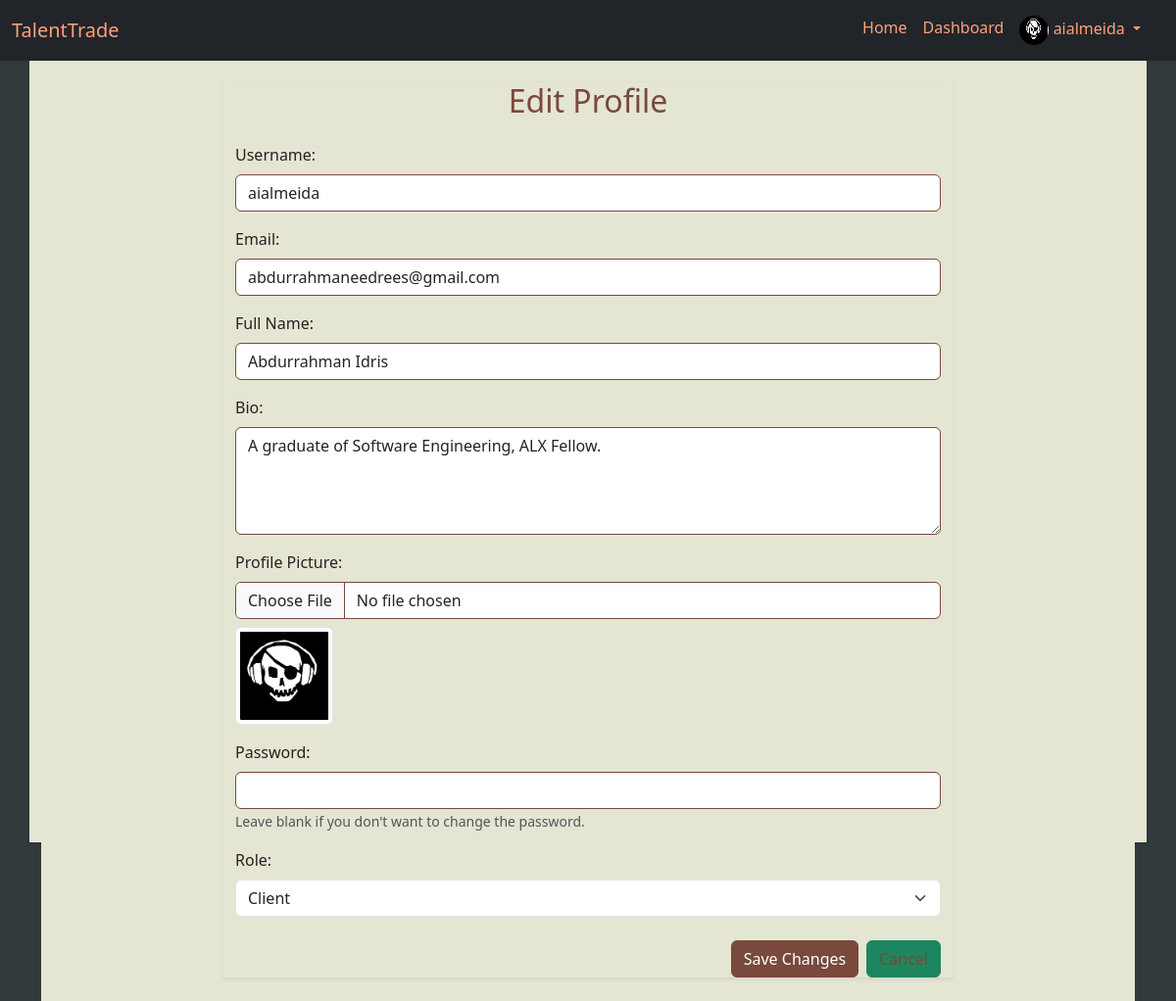
The app's page /user/edit_profile (signed in) with its own data.
### app/models/user.py (models this page shows, shortened)
class User(UserMixin, db.Model):
    __tablename__ = 'users'
    id: Mapped[int] = mapped_column(Integer, primary_key=True)
    username: Mapped[str] = mapped_column(String(80), unique=True, nullable=False)
    email: Mapped[str] = mapped_column(String(120), unique=True, nullable=False)
    password_hash: Mapped[str] = mapped_column(String(128), nullable=False)
    full_name: Mapped[str] = mapped_column(String(120))
    role: Mapped[str] = mapped_column(String(50))  # 'freelancer', 'client', 'admin'
    bio: Mapped[str] = mapped_column(Text)
    profile_picture: Mapped[str] = mapped_column(String(200), default='default.png')
    created_at: Mapped[datetime] = mapped_column(DateTime, default=datetime.now())
    updated_at: Mapped[datetime] = mapped_column(DateTime, default=datetime.now(), onupdate=datetime.now())
    posted_jobs = relationship('Job', foreign_keys='Job.client_id', back_populates='client')
    freelancer_jobs = relationship('Job', foreign_keys='Job.freelancer_id', back_populates='freelancer')
    reviews_given = relationship('Review', foreign_keys='Review.client_id', back_populates='client')
    reviews_received = relationship('Review', foreign_keys='Review.freelancer_id', back_populates='freelancer')
    payments_made = relationship('Payment', foreign_keys='Payment.client_id', back_populates='client')
    payments_received = relationship('Payment', foreign_keys='Payment.freelancer_id', back_populates='freelancer')
    applications = relationship('Application', foreign_keys='Application.freelancer_id', back_populates='freelancer')
    messages_sent = relationship('Message', foreign_keys='Message.sender_id', back_populates='sender')
    messages_received = relationship('Message', foreign_keys='Message.recipient_id', back_populates='recipient')

### app/routes/user.py (the view, shortened to what this page needs)
@user_bp.route('/edit_profile', methods=['GET', 'POST'])
@login_required
def edit_profile():
    user_id = current_user.id
    user = current_user
    if user is None:
        flash('User does not exist', 'error')
        return redirect(url_for('user.profile', user_id=user_id))
    if request.method == 'GET':
        return render_template('user/edit_profile.html', user=user)

### app/templates/user/edit_profile.html (shortened to what this page needs)
{% extends 'base.html' %}
{% block content %}
<div class="container mt-5">
    <div class="row justify-content-center">
        <div class="col-lg-8 shadow-sm mb-4 mt-4">
            <h2 class="mb-4 text-center">Edit Profile</h2>
            <form method="POST" action="{{ url_for('user.edit_profile') }}" enctype="multipart/form-data">
                <div class="mb-3">
                    <label for="username" class="form-label">Username:</label>
                    <input type="text" class="form-control" name="username" id="username" value="{{ user.username }}" readonly required>
                </div>
                <div class="mb-3">
                    <label for="email" class="form-label">Email:</label>
                    <input type="email" class="form-control" name="email" id="email" value="{{ user.email }}" readonly required>
                </div>
                <div class="mb-3">
                    <label for="full_name" class="form-label">Full Name:</label>
                    <input type="text" class="form-control" name="full_name" id="full_name" value="{{ user.full_name }}" required>
                </div>
                <div class="mb-3">
                    <label for="bio" class="form-label">Bio:</label>
                    <textarea name="bio" class="form-control" id="bio" rows="4">{{ user.bio }}</textarea>
                </div>
                <div class="mb-3">
                    <label for="profile_picture" class="form-label">Profile Picture:</label>
                    <input type="file" class="form-control" name="profile_picture" id="profile_picture">
                    {% if user.profile_picture %}
                        <img src="{{ url_for('static', filename='images/profile_pics/' + user.profile_picture) }}"
                             alt="{{ user.username }}"
                             class="img-thumbnail mt-2"
                             style="width: 100px; height: 100px; object-fit: cover;">
                    {% endif %}
                </div>
                <div class="mb-3">
                    <label for="password" class="form-label">Password:</label>
                    <input type="password" class="form-control" name="password" id="password">
                    <small class="form-text text-muted">Leave blank if you don't want to change the password.</small>
                </div>
                <div class="mb-4">
                    <label for="role" class="form-label">Role:</label>
                    <select name="role" id="role" class="form-select" readonly required>
                        <option value="client" {% if user.role == 'client' %}selected{% endif %}>Client</option>
                    </select>
                </div>
                <div class="d-flex justify-content-end">
                    <button type="submit" class="btn btn-primary me-2">Save Changes</button>
                    <a href="{{ url_for('user.profile') }}" class="btn btn-secondary">Cancel</a>
                </div>
            </form>
        </div>
    </div>
</div>
{% endblock %}

### app/templates/base.html (shortened to what this page needs)
<!DOCTYPE html>
<html lang="en">
<head>
    <link href="https://cdn.jsdelivr.net/npm/bootstrap@5.3.3/dist/css/bootstrap.min.css" rel="stylesheet">
    <link rel="stylesheet" href="{{ url_for('static', filename='css/main.css') }}">
</head>
<body>
    <header>
        <nav class="navbar navbar-expand-lg navbar-dark bg-dark fixed-top">
            <div class="container-fluid">
                <a class="navbar-brand" href="{{ url_for('main.landing') }}">TalentTrade</a>
                <div class="collapse navbar-collapse" id="navbarNav">
                    <ul class="navbar-nav ms-auto">
                        <li class="nav-item">
                            <a class="nav-link" href="{{ url_for('main.landing') }}">Home</a>
                        </li>
                        {% if current_user.is_authenticated %}
                            <li class="nav-item">
                                <a class="nav-link" href="{{ url_for('main.dashboard') }}">Dashboard</a>
                            </li>
                            <li class="nav-item dropdown">
                                <a class="nav-link dropdown-toggle" href="#" id="profileDropdown" role="button" data-bs-toggle="dropdown" aria-expanded="false">
                                    <img src="{{ url_for('static', filename='images/profile_pics/' + current_user.profile_picture) }}" alt="Profile Picture" class="rounded-circle" width="30" height="30">
                                    {{ current_user.username }}
                                </a>
                            </li>
                            <li class="nav-item">
                              <a class="nav-link position-relative" href="{{ url_for('message.inbox') }}">
                                  {% set unread_message_count = unread_message_count or 0 %}
                              </a>
                          </li>
                        {% endif %}
                    </ul>
                </div>
            </div>
        </nav>
    </header>
    <main class="container vh-100 shadow-sm" style="margin-top: 60px; margin-bottom: 10px;">
        {% block content %}{% endblock %}
    </main>
</body>
</html>

### app/static/css/main.css (style rules this page uses)
body { background-color: #31393a; color: #2B1F1F; }
.container { background-color: #E5E5D4; }
.navbar { background-color: #78493C; }
.navbar .navbar-brand, .navbar-nav .nav-link { color: #FFA07A; }
.btn-primary { background-color: #78493C; border-color: #78493C; }
.btn-secondary { background-color: #1E865F; border-color: #1E865F; color: #78493C; }
a { color: #78493C; }
h1, h2, h3, h4, h5, h6 { color: #78493C; }
.form-control { border-color: #78493C; }

### records on screen
User: profile_picture (picture), username "aialmeida", email "abdurrahmaneedrees@gmail.com", full_name "Abdurrahman Idris", bio "A graduate of Software Engineering, ALX Fellow.", profile_picture+username (picture), role "Client"
